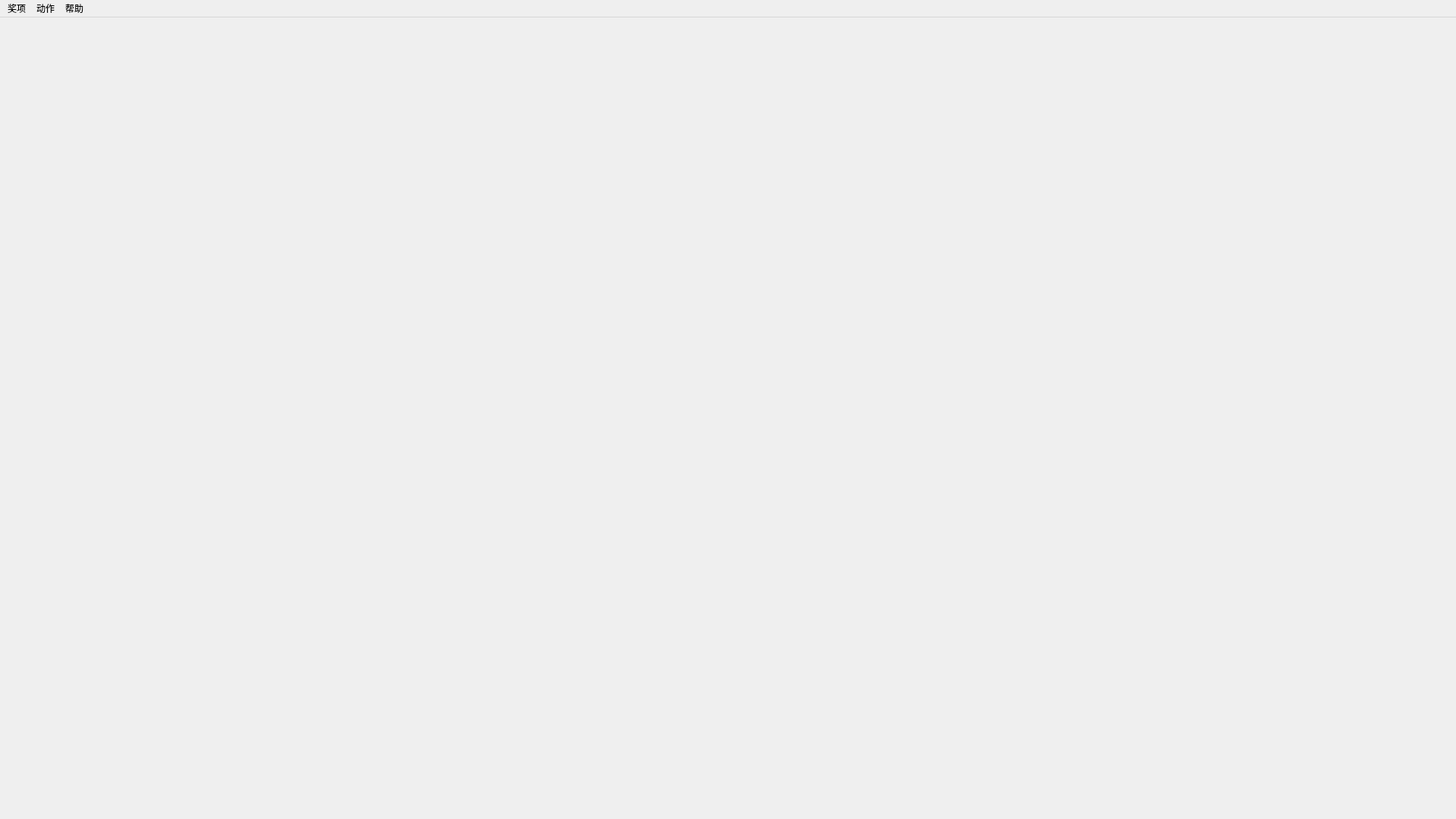
<?xml version="1.0" encoding="UTF-8"?>
<ui version="4.0">
 <class>MainForm</class>
 <widget class="QMainWindow" name="MainForm">
  <property name="geometry">
   <rect>
    <x>0</x>
    <y>0</y>
    <width>1920</width>
    <height>1080</height>
   </rect>
  </property>
  <property name="sizePolicy">
   <sizepolicy hsizetype="MinimumExpanding" vsizetype="MinimumExpanding">
    <horstretch>0</horstretch>
    <verstretch>0</verstretch>
   </sizepolicy>
  </property>
  <property name="baseSize">
   <size>
    <width>1920</width>
    <height>1080</height>
   </size>
  </property>
  <property name="focusPolicy">
   <enum>Qt::StrongFocus</enum>
  </property>
  <property name="windowTitle">
   <string>MainWindow</string>
  </property>
  <widget class="QWidget" name="CW">
   <property name="sizePolicy">
    <sizepolicy hsizetype="Fixed" vsizetype="Fixed">
     <horstretch>0</horstretch>
     <verstretch>0</verstretch>
    </sizepolicy>
   </property>
   <property name="maximumSize">
    <size>
     <width>3840</width>
     <height>2160</height>
    </size>
   </property>
   <widget class="QLabel" name="frameimage">
    <property name="geometry">
     <rect>
      <x>9</x>
      <y>9</y>
      <width>1920</width>
      <height>1080</height>
     </rect>
    </property>
    <property name="sizePolicy">
     <sizepolicy hsizetype="Maximum" vsizetype="Maximum">
      <horstretch>0</horstretch>
      <verstretch>0</verstretch>
     </sizepolicy>
    </property>
    <property name="font">
     <font>
      <family>楷体</family>
      <pointsize>48</pointsize>
      <bold>true</bold>
      <underline>true</underline>
     </font>
    </property>
    <property name="styleSheet">
     <string notr="true">border-color: rgb(0, 0, 255);</string>
    </property>
    <property name="frameShape">
     <enum>QFrame::NoFrame</enum>
    </property>
    <property name="frameShadow">
     <enum>QFrame::Plain</enum>
    </property>
    <property name="lineWidth">
     <number>4</number>
    </property>
    <property name="midLineWidth">
     <number>1</number>
    </property>
    <property name="text">
     <string/>
    </property>
    <property name="scaledContents">
     <bool>true</bool>
    </property>
    <property name="alignment">
     <set>Qt::AlignHCenter|Qt::AlignTop</set>
    </property>
   </widget>
  </widget>
  <widget class="QMenuBar" name="menubar">
   <property name="geometry">
    <rect>
     <x>0</x>
     <y>0</y>
     <width>1920</width>
     <height>21</height>
    </rect>
   </property>
   <widget class="QMenu" name="menu_prizes">
    <property name="title">
     <string>奖项</string>
    </property>
    <property name="prize" stdset="0">
     <string/>
    </property>
   </widget>
   <widget class="QMenu" name="menu_actions">
    <property name="title">
     <string>动作</string>
    </property>
    <addaction name="actionShow"/>
    <addaction name="actionrandom"/>
    <addaction name="actionlodimage"/>
    <addaction name="actionrun_stop"/>
    <addaction name="actionfullsrceen"/>
   </widget>
   <widget class="QMenu" name="menu_help">
    <property name="title">
     <string>帮助</string>
    </property>
    <addaction name="actionkuaijiejian"/>
   </widget>
   <addaction name="menu_prizes"/>
   <addaction name="menu_actions"/>
   <addaction name="menu_help"/>
  </widget>
  <action name="actionShow">
   <property name="text">
    <string>显示获奖名单</string>
   </property>
   <property name="shortcut">
    <string>F9</string>
   </property>
  </action>
  <action name="actionrandom">
   <property name="checkable">
    <bool>true</bool>
   </property>
   <property name="checked">
    <bool>true</bool>
   </property>
   <property name="text">
    <string>随机滚动</string>
   </property>
   <property name="shortcut">
    <string>F10</string>
   </property>
  </action>
  <action name="actionlodimage">
   <property name="text">
    <string>加载图片</string>
   </property>
   <property name="shortcut">
    <string>F5</string>
   </property>
  </action>
  <action name="actionrun_stop">
   <property name="text">
    <string>开始/停止滚动</string>
   </property>
   <property name="shortcut">
    <string>Space</string>
   </property>
   <property name="shortcutContext">
    <enum>Qt::WidgetWithChildrenShortcut</enum>
   </property>
  </action>
  <action name="actionfullsrceen">
   <property name="text">
    <string>全屏/退出全屏</string>
   </property>
   <property name="shortcut">
    <string>F11</string>
   </property>
  </action>
  <action name="actionkuaijiejian">
   <property name="text">
    <string>快捷键介绍</string>
   </property>
   <property name="shortcut">
    <string>F12</string>
   </property>
  </action>
 </widget>
 <resources/>
 <connections>
  <connection>
   <sender>actionShow</sender>
   <signal>triggered()</signal>
   <receiver>MainForm</receiver>
   <slot>showprizes()</slot>
   <hints>
    <hint type="sourcelabel">
     <x>-1</x>
     <y>-1</y>
    </hint>
    <hint type="destinationlabel">
     <x>50</x>
     <y>48</y>
    </hint>
   </hints>
  </connection>
  <connection>
   <sender>actionlodimage</sender>
   <signal>triggered()</signal>
   <receiver>MainForm</receiver>
   <slot>loadImage()</slot>
   <hints>
    <hint type="sourcelabel">
     <x>-1</x>
     <y>-1</y>
    </hint>
    <hint type="destinationlabel">
     <x>959</x>
     <y>539</y>
    </hint>
   </hints>
  </connection>
  <connection>
   <sender>actionfullsrceen</sender>
   <signal>triggered()</signal>
   <receiver>MainForm</receiver>
   <slot>fullscreen()</slot>
   <hints>
    <hint type="sourcelabel">
     <x>-1</x>
     <y>-1</y>
    </hint>
    <hint type="destinationlabel">
     <x>959</x>
     <y>540</y>
    </hint>
   </hints>
  </connection>
  <connection>
   <sender>actionkuaijiejian</sender>
   <signal>triggered()</signal>
   <receiver>MainForm</receiver>
   <slot>showhelp()</slot>
   <hints>
    <hint type="sourcelabel">
     <x>-1</x>
     <y>-1</y>
    </hint>
    <hint type="destinationlabel">
     <x>959</x>
     <y>540</y>
    </hint>
   </hints>
  </connection>
  <connection>
   <sender>actionrun_stop</sender>
   <signal>triggered()</signal>
   <receiver>MainForm</receiver>
   <slot>runorstop()</slot>
   <hints>
    <hint type="sourcelabel">
     <x>-1</x>
     <y>-1</y>
    </hint>
    <hint type="destinationlabel">
     <x>959</x>
     <y>540</y>
    </hint>
   </hints>
  </connection>
 </connections>
 <slots>
  <signal>signal1()</signal>
  <slot>showprizes()</slot>
  <slot>loadImage()</slot>
  <slot>runorstop()</slot>
  <slot>fullscreen()</slot>
  <slot>showhelp()</slot>
 </slots>
</ui>
